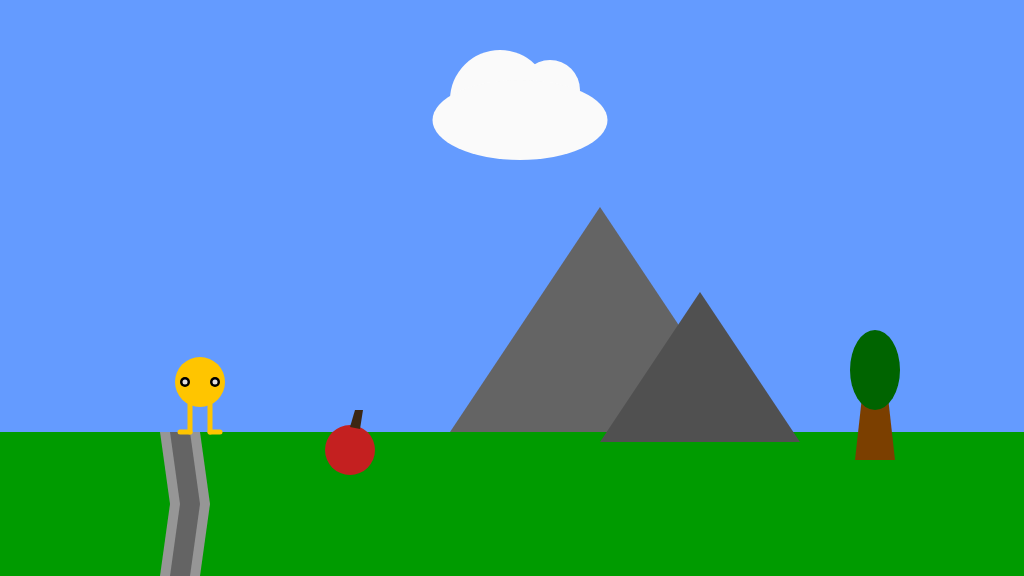
Frame 1 (no input)
Frame 60 (no input): identical to frame 1, image omitted
Frame 120 (the mouse pressed at the canvas centre since frame 60): identical to frame 1, image omitted

The p5.js sketch that drew this single still picture (run headless with seeded random() and noise() and a simulated clock; from frame 60 on, the mouse is pressed at the canvas centre):

// p5.js sketch
// ── sketch.js
//game stage
var stage = 0;

//character
var posX = 200;
var posY = 432;
var state = charFront;

//moveSpeed
var moveSpeed = 7;

//gravity, jump
var jump = false;
var direction = 1;
var velocity = 2;
var jumpPower = 10;
var fallingSpeed = 5;
var minHeight = 432;
var maxHeight = 0;
var jumpCounter = 0;

function setup() {
    createCanvas(1024, 576);
}

function draw() {
    if (stage == 0) {
        game();
        cloud();
        mountain();
        tree();
        canyon();
        apple();
        switch (state) {
            case "charJump":
                charJump();
                break;
            case "charLeft":
                charLeft();
                break;
            case "charRight":
                charRight();
                break;
            case "charJumpLeft":
                charJumpLeft();
                break;
            case "charJumpRight":
                charJumpRight();
                break;
            default:
                charFront();
                break;
        }

        gravity();
        charControl();
    }
    console.log(key);
}

function charControl() {
    if (keyIsDown(UP_ARROW)) {
        jump = true;
        state = "charJump";
    }
    if (keyIsDown(DOWN_ARROW)) {
        state = "charFront";
    }
    if (keyIsDown(RIGHT_ARROW)) {
        if (keyIsDown(UP_ARROW)) {
            posX += moveSpeed;
            jump = true;
            state = "charJumpRight";
        } else {
            posX += moveSpeed;
            state = "charRight";
        }
    }
    if (keyIsDown(LEFT_ARROW)) {
        if (keyIsDown(UP_ARROW)) {
            posX -= moveSpeed;
            jump = true;
            state = "charJumpLeft";
        } else {
            posX -= moveSpeed;
            state = "charLeft";
        }
    }
}

function gravity() {
    if (posY >= minHeight && jump == false) {
        posY = posY;
        jumpCounter = 0;
        state = "charFront";
    } else {
        posY = posY + direction * velocity;
    }

    if (jump) {
        if (posY <= maxHeight || jumpCounter >= jumpPower) {
            if (posY >= minHeight) {
                posY = minHeight;
                jump = false;
            } else {
                velocity = fallingSpeed; //fall
            }
        } else {
            velocity = -jumpPower; //jump
            jumpCounter = jumpCounter + 1;
        }
    } else {
        velocity = fallingSpeed; //fall
    }
}

function charFront() {
    noStroke();
    fill("#ffc500");
    circle(posX, posY - 50, 50); //body
    fill("#000000");
    circle(posX + 15, posY - 50, 10); //right eye black
    circle(posX - 15, posY - 50, 10); //left eye black
    fill("#e2dddf");
    circle(posX + 15, posY - 50, 5); //right eye white
    circle(posX - 15, posY - 50, 5); //left eye white
    stroke("#ffc500");
    strokeWeight(5);
    line(posX + 10, posY - 30, posX + 10, posY);
    line(posX + 10, posY, posX + 20, posY); //right leg
    line(posX - 10, posY - 30, posX - 10, posY);
    line(posX - 10, posY, posX - 20, posY); //left leg
}

function charRight() {
    noStroke();
    fill("#ffc500");
    circle(posX, posY - 50, 50); //body
    fill("#000000");
    circle(posX + 15, posY - 50, 10); //right eye black
    fill("#e2dddf");
    circle(posX + 15, posY - 50, 5); //right eye white
    stroke("#ffc500");
    strokeWeight(5);
    line(posX + 10, posY - 30, posX + 10, posY);
    line(posX + 10, posY, posX + 20, posY); //right leg
    line(posX - 10, posY - 30, posX - 10, posY);
    line(posX - 10, posY, posX, posY); //left leg
}

function charLeft() {
    noStroke();
    fill("#ffc500");
    circle(posX, posY - 50, 50); //body
    fill("#000000");
    circle(posX - 15, posY - 50, 10); //left eye black
    fill("#e2dddf");
    circle(posX - 15, posY - 50, 5); //left eye white
    stroke("#ffc500");
    strokeWeight(5);
    line(posX + 10, posY - 30, posX + 10, posY);
    line(posX + 10, posY, posX, posY); //right leg
    line(posX - 10, posY - 30, posX - 10, posY);
    line(posX - 10, posY, posX - 20, posY); //left leg
}

function charJump() {
    noStroke();
    fill("#ffc500");
    circle(posX, posY - 50, 50); //body
    fill("#000000");
    circle(posX + 15, posY - 50, 10); //right eye black
    circle(posX - 15, posY - 50, 10); //left eye black
    fill("#e2dddf");
    circle(posX + 15, posY - 50, 5); //right eye white
    circle(posX - 15, posY - 50, 5); //left eye white
    stroke("#ffc500");
    strokeWeight(5);
    line(posX + 10, posY - 30, posX + 10, posY);
    line(posX + 10, posY, posX + 15, posY + 5); //right leg
    line(posX - 10, posY - 30, posX - 10, posY);
    line(posX - 10, posY, posX - 15, posY + 5); //left leg
}

function charJumpRight() {
    noStroke();
    fill("#ffc500");
    circle(posX, posY - 50, 50); //body
    fill("#000000");
    circle(posX + 15, posY - 50, 10); //right eye black
    fill("#e2dddf");
    circle(posX + 15, posY - 50, 5); //right eye white
    stroke("#ffc500");
    strokeWeight(5);
    line(posX + 10, posY - 30, posX + 10, posY);
    line(posX + 10, posY, posX + 20, posY + 5); //right leg
    line(posX - 10, posY - 30, posX - 10, posY);
    line(posX - 10, posY, posX, posY + 5); //left leg
}

function charJumpLeft() {
    noStroke();
    fill("#ffc500");
    circle(posX, posY - 50, 50); //body
    fill("#000000");
    circle(posX - 15, posY - 50, 10); //left eye black
    fill("#e2dddf");
    circle(posX - 15, posY - 50, 5); //left eye white
    stroke("#ffc500");
    strokeWeight(5);
    line(posX + 10, posY - 30, posX + 10, posY);
    line(posX + 10, posY, posX, posY + 5); //right leg
    line(posX - 10, posY - 30, posX - 10, posY);
    line(posX - 10, posY, posX - 20, posY + 5); //left leg
}

function game() {
    background(100, 155, 255);

    noStroke();
    fill(0, 155, 0);
    rect(0, 432, 1024, 144); //grass
}

function cloud() {
    noStroke();
    fill(250);
    circle(500, 100, 100);
    circle(550, 90, 60);
    ellipse(520, 120, 175, 80);
}

function mountain() {
    noStroke();
    fill(100);
    triangle(600, 207, 450, 432, 750, 432);
    fill(80);
    triangle(700, 292, 600, 442, 800, 442);
}

function tree() {
    noStroke();
    fill(123, 63, 0);
    quad(865, 370, 885, 370, 895, 460, 855, 460);
    fill(0, 100, 0);
    ellipse(875, 370, 50, 80);
}

function canyon() {
    noStroke();
    fill(150);
    quad(160, 432, 200, 432, 210, 504, 170, 504);
    quad(170, 504, 210, 504, 200, 576, 160, 576);
    fill(100);
    quad(170, 432, 190, 432, 200, 504, 180, 504);
    quad(180, 504, 200, 504, 190, 576, 170, 576);
}

function apple() {
    noStroke();
    fill("#c42020");
    circle(350, 450, 50);
    fill("#3b2713");
    quad(350, 427, 360, 429, 363, 410, 355, 410);
}
